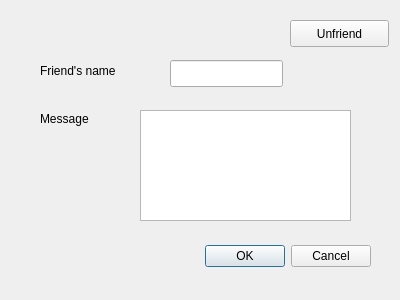
<?xml version="1.0" encoding="UTF-8"?>
<ui version="4.0">
 <class>SendMessageDialog</class>
 <widget class="QDialog" name="SendMessageDialog">
  <property name="geometry">
   <rect>
    <x>0</x>
    <y>0</y>
    <width>400</width>
    <height>300</height>
   </rect>
  </property>
  <property name="windowTitle">
   <string>Dialog</string>
  </property>
  <widget class="QDialogButtonBox" name="buttonBox">
   <property name="geometry">
    <rect>
     <x>30</x>
     <y>240</y>
     <width>341</width>
     <height>32</height>
    </rect>
   </property>
   <property name="orientation">
    <enum>Qt::Horizontal</enum>
   </property>
   <property name="standardButtons">
    <set>QDialogButtonBox::Cancel|QDialogButtonBox::Ok</set>
   </property>
  </widget>
  <widget class="QLabel" name="label">
   <property name="geometry">
    <rect>
     <x>40</x>
     <y>60</y>
     <width>121</width>
     <height>21</height>
    </rect>
   </property>
   <property name="text">
    <string>Friend's name</string>
   </property>
  </widget>
  <widget class="QLineEdit" name="friendname_lineedit">
   <property name="geometry">
    <rect>
     <x>170</x>
     <y>60</y>
     <width>113</width>
     <height>27</height>
    </rect>
   </property>
  </widget>
  <widget class="QLabel" name="label_2">
   <property name="geometry">
    <rect>
     <x>40</x>
     <y>110</y>
     <width>67</width>
     <height>17</height>
    </rect>
   </property>
   <property name="text">
    <string>Message</string>
   </property>
  </widget>
  <widget class="QTextEdit" name="message_textedit">
   <property name="geometry">
    <rect>
     <x>140</x>
     <y>110</y>
     <width>211</width>
     <height>111</height>
    </rect>
   </property>
  </widget>
  <widget class="QPushButton" name="unfriend_button">
   <property name="geometry">
    <rect>
     <x>290</x>
     <y>20</y>
     <width>99</width>
     <height>27</height>
    </rect>
   </property>
   <property name="text">
    <string>Unfriend</string>
   </property>
  </widget>
 </widget>
 <resources/>
 <connections>
  <connection>
   <sender>buttonBox</sender>
   <signal>accepted()</signal>
   <receiver>SendMessageDialog</receiver>
   <slot>accept()</slot>
   <hints>
    <hint type="sourcelabel">
     <x>248</x>
     <y>254</y>
    </hint>
    <hint type="destinationlabel">
     <x>157</x>
     <y>274</y>
    </hint>
   </hints>
  </connection>
  <connection>
   <sender>buttonBox</sender>
   <signal>rejected()</signal>
   <receiver>SendMessageDialog</receiver>
   <slot>reject()</slot>
   <hints>
    <hint type="sourcelabel">
     <x>316</x>
     <y>260</y>
    </hint>
    <hint type="destinationlabel">
     <x>286</x>
     <y>274</y>
    </hint>
   </hints>
  </connection>
 </connections>
</ui>
